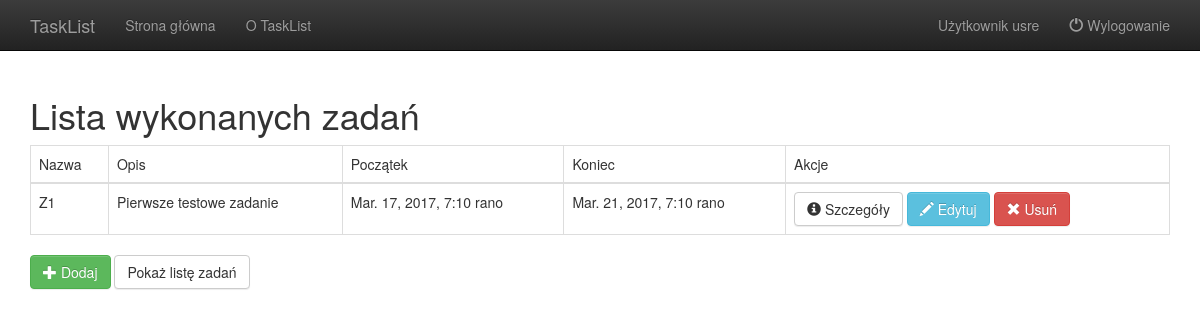
Page /tasks/done/ (signed in) on the earlier database version.
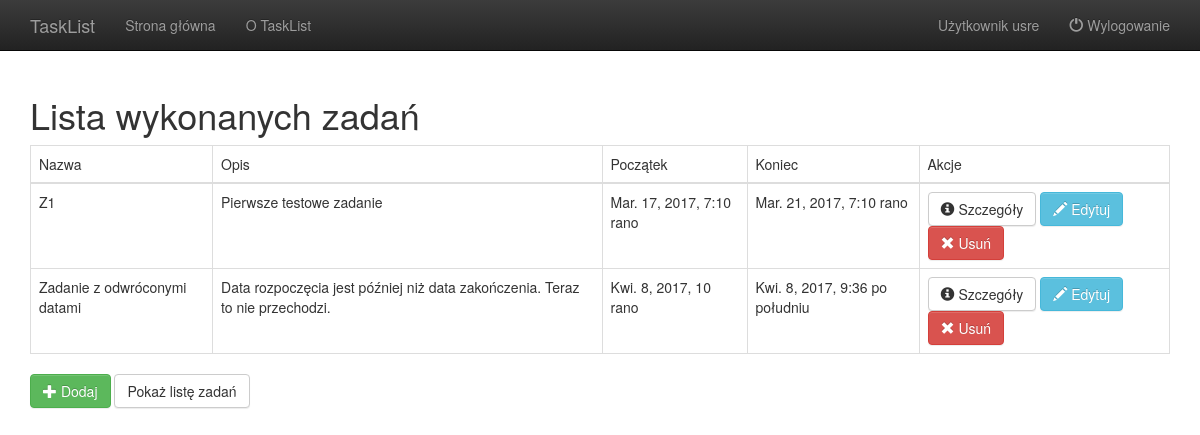
Same page on the later database version.
### TaskList/models.py (models this page shows, shortened)
class Task(models.Model):
    user = models.ForeignKey(User)
    name = models.CharField(max_length=256)
    description = models.TextField(max_length=4000)
    start = models.DateTimeField(default=datetime.now)
    end = models.DateTimeField(default=datetime.now)
    done = models.BooleanField(default=False)

### TaskList/list_views.py (the view)
# urls.py: url(r'^tasks/done/$', list_views.TaskListFilteredByFlagDone.as_view(done=True), name='task_list_done'),
@method_decorator(login_required, 'dispatch')
class TaskListFilteredByFlagDone(ListView):
    done = True
    allow_empty = True
    template_name = "TaskList/task_list_filt.html"
    def get_queryset(self):
        return Task.objects.filter(user=self.request.user.pk, done=self.done)
    def get_context_data(self, **kwargs):
        context = super(TaskListFilteredByFlagDone, self).get_context_data(**kwargs)
        context['user'] = self.request.user
        return context

### TaskList/AuthenticationBackend.py (called while the page is built)
    def get_user(self, user_id):
        try:
            return User.objects.get(pk=user_id)
        except User.DoesNotExist:
            return None

### TaskList/templates/TaskList/task_list_filt.html (shortened to what this page needs)
{% extends "layout.html" %}
{% block content %}
	{% if view.done %}
	<h1>Lista wykonanych zadań</h1>
	{% else %}
	<h1>Lista zadań do zrobienia</h1>
	{% endif %}
	<table class="table table-bordered">
		<thead>
		<tr>
			<td>Nazwa</td><td>Opis</td><td>Początek</td><td>Koniec</td><td>Akcje</td>
		</tr>
		</thead>
		<tbody>
		{% for task in object_list %}
		<tr>
			<td>{{task.name}}</td><td>{{task.description}}</td><td>{{task.start}}</td><td>{{task.end}}</td>
			<td>
				<a class="btn btn-default" href="{% url 'task_details' task.id %}">
					<span class="glyphicon glyphicon-info-sign"></span>
					Szczegóły
				</a>
				<a class="btn btn-info" href="{% url 'task_edit' task.id %}">
					<span class="glyphicon glyphicon-pencil"></span>
					Edytuj
				</a>
				<a class="btn btn-danger" href="{% url 'task_delete' task.id %}">
					<span class="glyphicon glyphicon-remove"></span> Usuń
				</a>
			</td>
		</tr>
		{% empty %}
		<tr>
            Brak zadań {% if view.done %}wykonanych.{% else %}do wykonania.{% endif %}
		</tr>
		{% endfor %}
		</tbody>
	</table>
	<a class="btn btn-success" href="{% url 'task_new' %}"><span class="glyphicon glyphicon-plus"></span> Dodaj</a>
	<a class="btn btn-default" href="{% url 'task_list' %}">Pokaż listę zadań</a>
{% endblock %}

Differences in the rows shown:
now on this page (row edited): Task: name "Zadanie z odwróconymi datami", description "Data rozpoczęcia jest później niż data zakończenia. Teraz to nie przechodzi.", start "Kwi. 8, 2017, 10 rano", end "Kwi. 8, 2017, 9:36 po południu"
